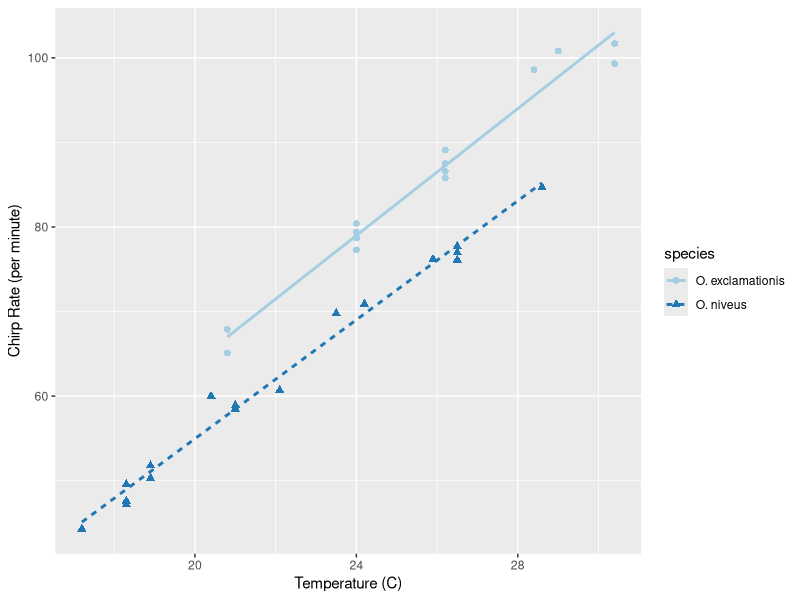

The R source for this figure:
## ---- chunk 1
library(rsample)
library(dplyr)
library(tidyr)
library(purrr)
library(ggplot2)
library(modeldata) # For using crickes data
## ---- chunk 2
# Creating a sample object, not sure how this works yet?
boot_samp <- rsample::bootstraps(mtcars, times = 3)
boot_samp
## ---- chunk 3
# Some mapping functions
map(head(mtcars$mpg, 3), sqrt)

# Or for perhaps a better output when you now output is floats
map_dbl(head(mtcars$mpg, 3), sqrt)
## ---- chunk 4
data(crickets, package = "modeldata")

# Plot the temperature on the x-axis, the chirp rate on the y-axis. The plot
# elements will be colored differently for each species:
ggplot(crickets, 
       aes(x = temp, y = rate, color = species, pch = species, lty = species)) + 
  # Plot points for each data point and color by species
  geom_point(size = 2) + 
  # Show a simple linear model fit created separately for each species:
  geom_smooth(method = lm, se = FALSE, alpha = 0.5) + 
  scale_color_brewer(palette = "Paired") +
  labs(x = "Temperature (C)", y = "Chirp Rate (per minute)")
## ---- chunk 5
interaction_fit <-  lm(rate ~ (temp + species)^2, data = crickets) 

# To print a short summary of the model:
interaction_fit

# We see the combined variable has low impact, so lets see what the p-value is with ANOVA.
# First we create a fit without the combined variable:
main_effect_fit <-  lm(rate ~ temp + species, data = crickets) 

# Then we compare the two:
anova(main_effect_fit, interaction_fit)

# As the p-value is above 0.05, we cannot support the nul-hypothesis that they are equal. It is better to use the model without the combined variable.
## ---- chunk 6
split_by_species <- 
  crickets %>% 
  group_nest(species) 
split_by_species
## ---- chunk 7
model_by_species <- 
  split_by_species %>% 
  mutate(model = map(data, ~ lm(rate ~ temp, data = .x)))
model_by_species
## ---- chunk 8
# Notice that the function `tidy()` exists both in the rsample and broom package.
# You might have an issue running the code if you do not specify which package to be used.
# To avoid some of these problems, the function tidymodels::tidymodels_prefer() exists.
model_by_species %>% 
  mutate(coef = map(model, broom::tidy)) %>% 
  select(species, coef) %>% 
  unnest(cols = c(coef))
